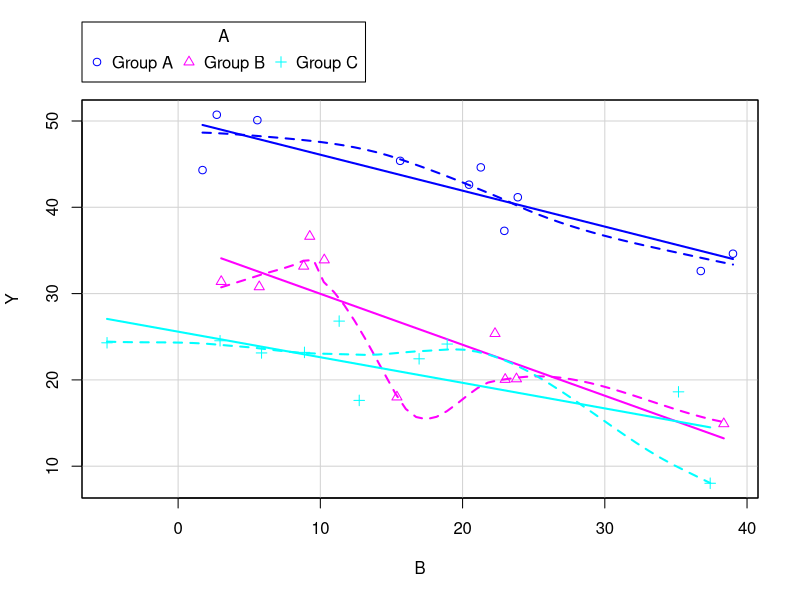
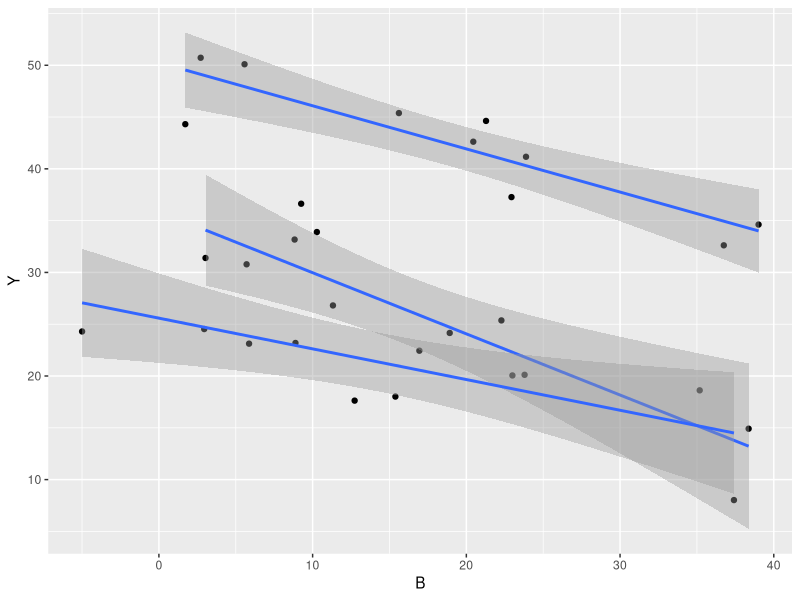
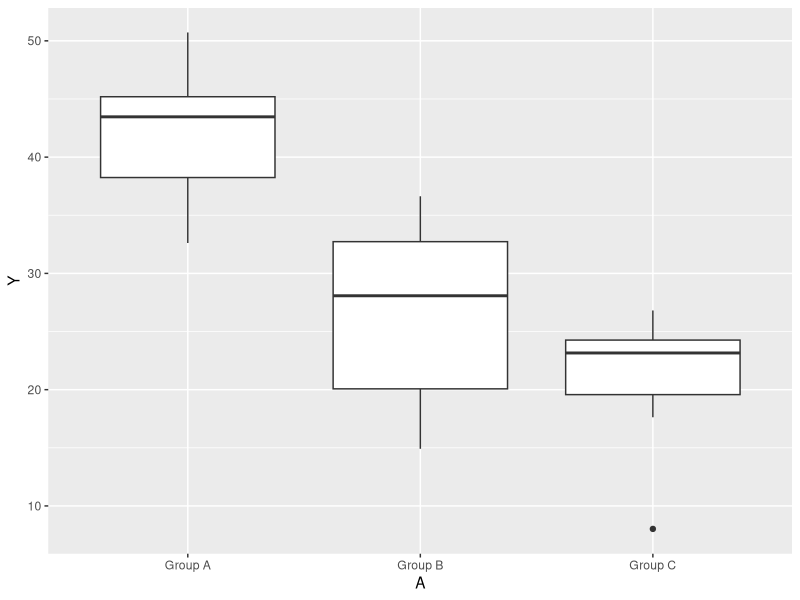

These figures' R source, in order: (Note: this script raises an error after producing the figures.)

#ancova in R
set.seed(3)
n <- 10
p <- 3
A.eff <- c(40, -15, -20)
beta <- -0.45
sigma <- 4
B <- rnorm(n * p, 0, 15)
A <- gl(p, n, lab = paste("Group", LETTERS[1:3]))
mm <- model.matrix(~A + B)
data <- data.frame(A = A, B = B, Y = as.numeric(c(A.eff, beta) %*% t(mm)) + rnorm(n * p, 0, 4))
data$B <- data$B + 20
head(data)

library(car)
scatterplot(Y ~ B | A, data = data)

# OR via ggplot
library(ggplot2)
ggplot(data, aes(y = Y, x = B, group = A)) + geom_point() + geom_smooth(method = "lm")

ggplot(data, aes(y = Y, x = A)) + geom_boxplot()

#doing anova
anova(lm(Y ~ B * A, data = data))

#interactive plots
plot(data.lm)

#summary of the model
summary(data.lm)

#confidence intervals
confint(data.lm)

#doing anova
anova(data.lm)

#predictions
predict(data.lm, newdata = data.frame(A = levels(data$A), B = mean(data$B, na.rm = TRUE)), interval = "prediction")


#generating effects plots
## generate a prediction data frame
newdata <- data.frame(A = levels(data$A), B = mean(data$B, na.rm = TRUE))
fit <- predict(data.lm, newdata = newdata, interval = "confidence")
fit <- data.frame(newdata, fit)

library(ggplot2)
ggplot(fit, aes(y = fit, x = A)) + geom_pointrange(aes(ymin = lwr, ymax = upr)) +
    scale_y_continuous("Y") + scale_x_discrete("X") + theme_classic() +
    theme(axis.title.y = element_text(vjust = 1, size = rel(1.25)), axis.title.x = element_text(vjust = -1,
        size = rel(1.25)))

#adding observed values
ggplot(fit, aes(y = fit, x = A)) + geom_point(data = data, aes(y = Y),
    col = "grey") + geom_pointrange(aes(ymin = lwr, ymax = upr)) + scale_y_continuous("Y") +
    scale_x_discrete("X") + theme_classic() + theme(axis.title.y = element_text(vjust = 1,
    size = rel(1.25)), axis.title.x = element_text(vjust = -1, size = rel(1.25)))


#adding separate group trends
newdata <- expand.grid(A = levels(data$A), B = seq(min(data$B), max(data$B),
    l = 10))
fit <- predict(data.lm, newdata = newdata, interval = "confidence")
fit <- data.frame(newdata, fit)
part.obs <- cbind(data, part.obs = fitted(data.lm) + resid(data.lm))
ggplot(fit, aes(y = fit, x = B, group = A, linetype = A)) + geom_point(data = part.obs,
    aes(y = part.obs, shape = A), col = "grey") + geom_line() + geom_ribbon(aes(ymin = lwr,
    ymax = upr), fill = "blue", alpha = 0.2) + scale_y_continuous("Y") +
    scale_x_continuous("X") + theme_classic() + theme(axis.title.y = element_text(vjust = 1,
    size = rel(1.25)), axis.title.x = element_text(vjust = -1, size = rel(1.25)))